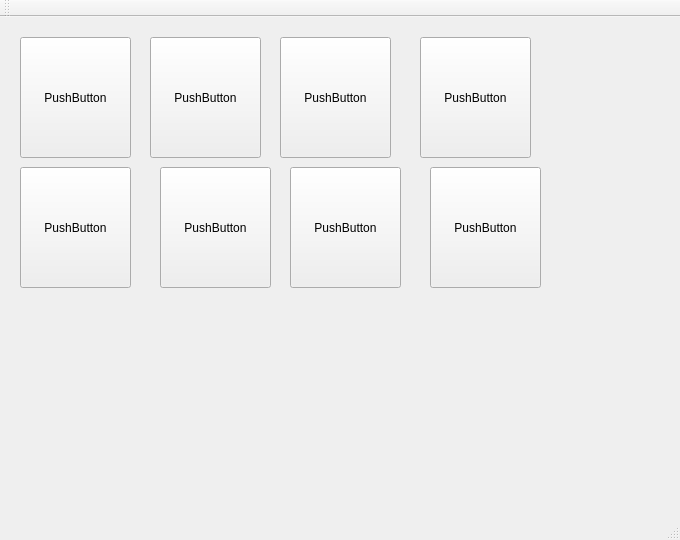
<?xml version="1.0" encoding="UTF-8"?>
<ui version="4.0">
 <class>MainWindow</class>
 <widget class="QMainWindow" name="MainWindow">
  <property name="geometry">
   <rect>
    <x>0</x>
    <y>0</y>
    <width>680</width>
    <height>540</height>
   </rect>
  </property>
  <property name="windowTitle">
   <string>MainWindow</string>
  </property>
  <widget class="QWidget" name="centralWidget">
   <widget class="QPushButton" name="pushButton">
    <property name="geometry">
     <rect>
      <x>20</x>
      <y>20</y>
      <width>111</width>
      <height>121</height>
     </rect>
    </property>
    <property name="text">
     <string>PushButton</string>
    </property>
   </widget>
   <widget class="QPushButton" name="pushButton_2">
    <property name="geometry">
     <rect>
      <x>150</x>
      <y>20</y>
      <width>111</width>
      <height>121</height>
     </rect>
    </property>
    <property name="text">
     <string>PushButton</string>
    </property>
   </widget>
   <widget class="QPushButton" name="pushButton_3">
    <property name="geometry">
     <rect>
      <x>280</x>
      <y>20</y>
      <width>111</width>
      <height>121</height>
     </rect>
    </property>
    <property name="text">
     <string>PushButton</string>
    </property>
   </widget>
   <widget class="QPushButton" name="pushButton_4">
    <property name="geometry">
     <rect>
      <x>420</x>
      <y>20</y>
      <width>111</width>
      <height>121</height>
     </rect>
    </property>
    <property name="text">
     <string>PushButton</string>
    </property>
   </widget>
   <widget class="QPushButton" name="pushButton_5">
    <property name="geometry">
     <rect>
      <x>20</x>
      <y>150</y>
      <width>111</width>
      <height>121</height>
     </rect>
    </property>
    <property name="text">
     <string>PushButton</string>
    </property>
   </widget>
   <widget class="QPushButton" name="pushButton_6">
    <property name="geometry">
     <rect>
      <x>160</x>
      <y>150</y>
      <width>111</width>
      <height>121</height>
     </rect>
    </property>
    <property name="text">
     <string>PushButton</string>
    </property>
   </widget>
   <widget class="QPushButton" name="pushButton_7">
    <property name="geometry">
     <rect>
      <x>290</x>
      <y>150</y>
      <width>111</width>
      <height>121</height>
     </rect>
    </property>
    <property name="text">
     <string>PushButton</string>
    </property>
   </widget>
   <widget class="QPushButton" name="pushButton_8">
    <property name="geometry">
     <rect>
      <x>430</x>
      <y>150</y>
      <width>111</width>
      <height>121</height>
     </rect>
    </property>
    <property name="text">
     <string>PushButton</string>
    </property>
   </widget>
  </widget>
  <widget class="QMenuBar" name="menuBar">
   <property name="geometry">
    <rect>
     <x>0</x>
     <y>0</y>
     <width>680</width>
     <height>19</height>
    </rect>
   </property>
  </widget>
  <widget class="QToolBar" name="mainToolBar">
   <attribute name="toolBarArea">
    <enum>TopToolBarArea</enum>
   </attribute>
   <attribute name="toolBarBreak">
    <bool>false</bool>
   </attribute>
  </widget>
  <widget class="QStatusBar" name="statusBar"/>
 </widget>
 <layoutdefault spacing="6" margin="11"/>
 <resources/>
 <connections/>
</ui>
